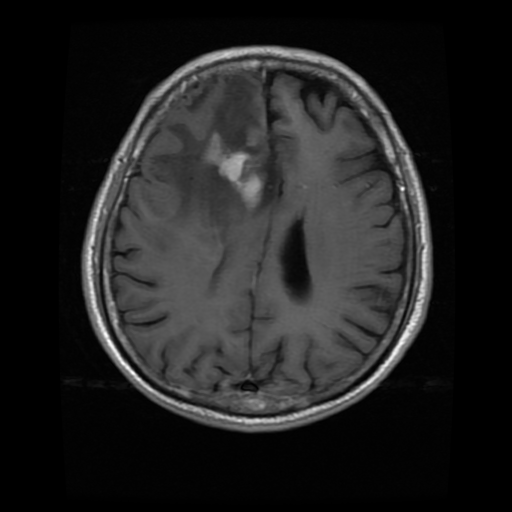
%> input picture matlab/matlab/Matlab ieee/Day 4- Matlab codes/brain.png, 512 x 512 px
$ octave Test22.m   (GNU Octave 9; MATLAB toolbox functions it lacks are replaced by stand-ins)
%> lines starting %> are read from the running program, lines starting %| are printed output that depends on the picture
% Noise Distribution
clc;
close all;

I=imread('brain.png');
%> I is the input picture: size 512x512 uint8; min 0, max 255, mean 33
figure,imshow(I);
title('Input Brain Image');

I1=imnoise(I,'gaussian');
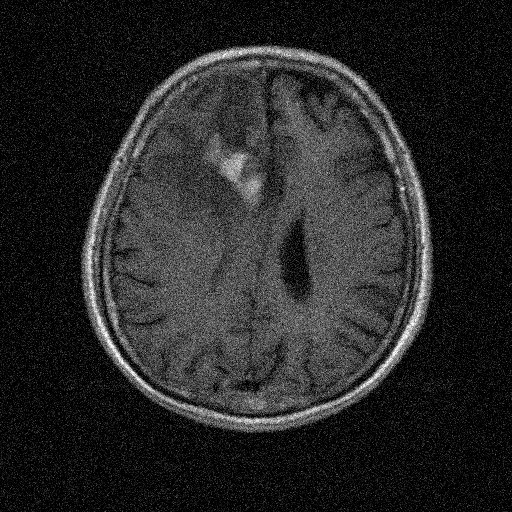
%> I1: size 512x512 uint8; min 0, max 255, mean 38.5
figure,imshow(I1);
title('Gaussian Noisy Input Brain Image');

I2=imnoise(I,'salt & pepper');
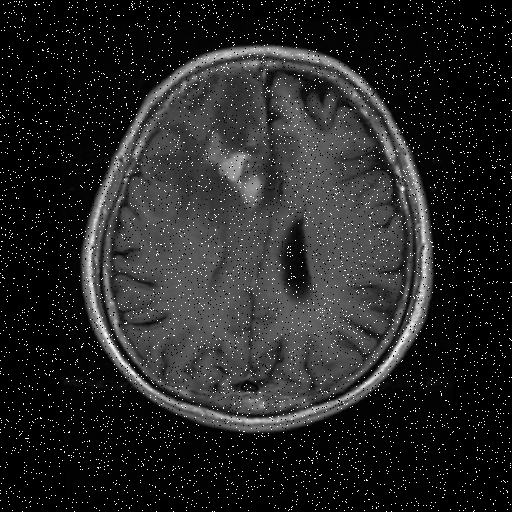
%> I2: size 512x512 uint8; min 0, max 255, mean 37.8
figure,imshow(I2);
title('salt & pepper Noisy Input Brain Image');

I3=imnoise(I,'speckle');
figure,imshow(I3);
title('speckle Noisy Input Brain Image');

$ run again, with matlab/matlab/Matlab ieee/Day 4- Matlab codes/liver.png copied over matlab/matlab/Matlab ieee/Day 4- Matlab codes/brain.png
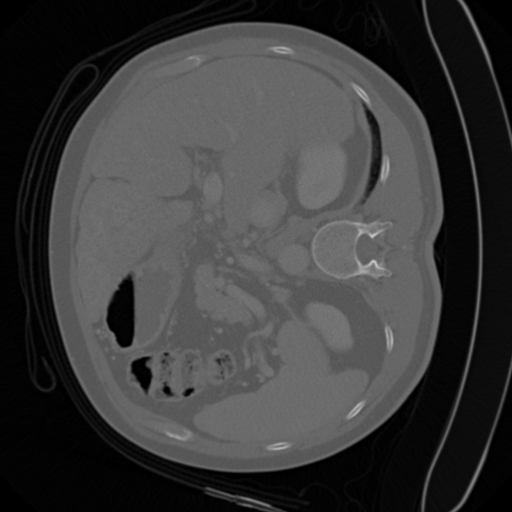
%> input picture matlab/matlab/Matlab ieee/Day 4- Matlab codes/liver.png, 512 x 512 px
%> I is the input picture: size 512x512 uint8; min 0, max 202, mean 58.6
%> `I2=imnoise(I,'salt & pepper');`:
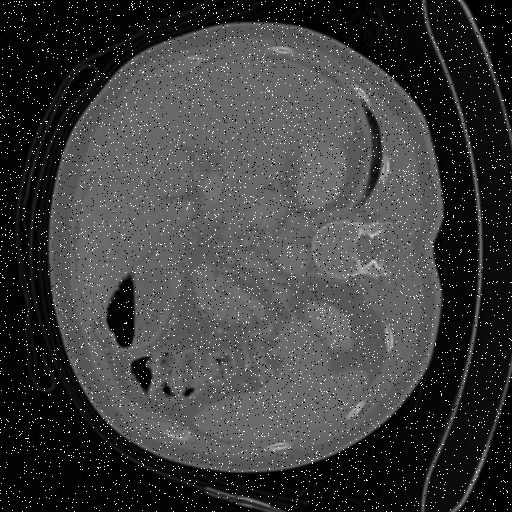
%> I2: size 512x512 uint8; min 0, max 255, mean 62.1
%> `I3=imnoise(I,'speckle');`:
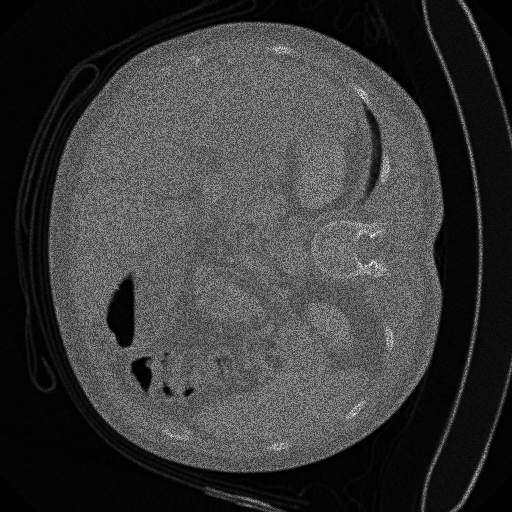
%> I3: size 512x512 uint8; min 0, max 248, mean 58.6

$ run again, with matlab/matlab/Matlab ieee/Day 4- Matlab codes/1.tif saved as matlab/matlab/Matlab ieee/Day 4- Matlab codes/brain.png
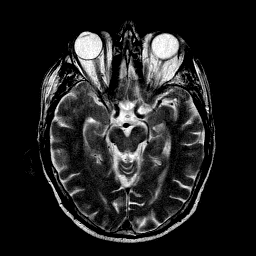
%> input picture matlab/matlab/Matlab ieee/Day 4- Matlab codes/1.tif, 256 x 256 px
%> I is the input picture: size 256x256 uint8; min 0, max 255, mean 33.9
%> `I1=imnoise(I,'gaussian');`:
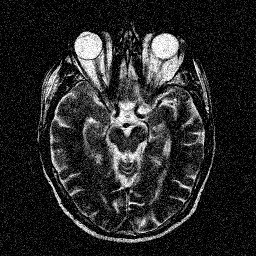
%> I1: size 256x256 uint8; min 0, max 255, mean 40.3
%> `I3=imnoise(I,'speckle');`:
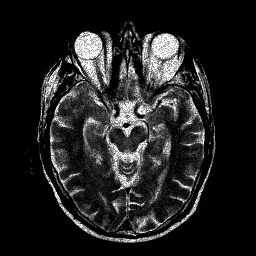
%> I3: size 256x256 uint8; min 0, max 255, mean 33.5

$ run again, with matlab/matlab/Matlab ieee/Day 4- Matlab codes/2.tif saved as matlab/matlab/Matlab ieee/Day 4- Matlab codes/brain.png
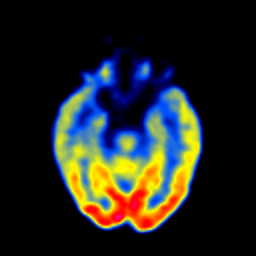
%> input picture matlab/matlab/Matlab ieee/Day 4- Matlab codes/2.tif, 256 x 256 px
%> I is the input picture: size 256x256x3 uint8; mean R, G, B 34.5, 36.5, 32.9
%> `I1=imnoise(I,'gaussian');`:
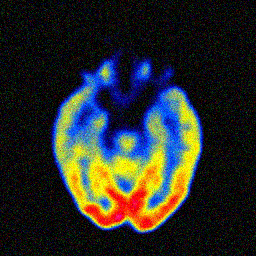
%> I1: size 256x256x3 uint8; mean R, G, B 41.7, 43.9, 40.3
%> `I3=imnoise(I,'speckle');`:
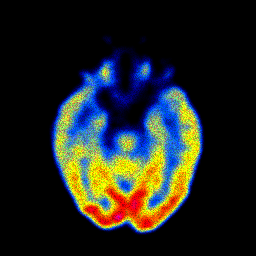
%> I3: size 256x256x3 uint8; mean R, G, B 32.8, 35.8, 32.3
